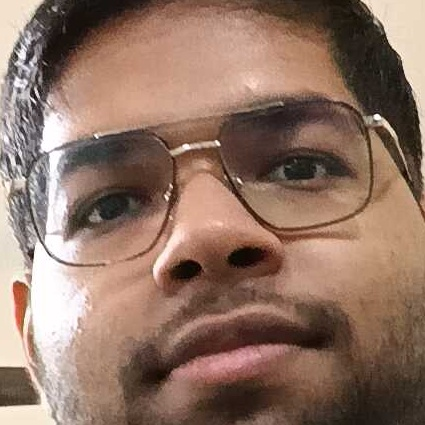
#> input picture project_face_detect/images/Chiru_12.jpg, 425 x 425 px; its folder holds only this picture in this run
$ jupyter execute --allow-errors consolidate_data.ipynb
#> lines starting #> are read from the running program, lines starting #| are printed output that depends on the picture
[cell 1]
import cv2
import os
import pickle
import numpy as np

data_dir = os.path.join(os.getcwd(),'data')
img_dir = os.path.join(os.getcwd(),'images')


image_data = []
labels = []

for i in os.listdir(img_dir):
    image = cv2.imread(os.path.join(img_dir,i))
#> image is the input picture: shape (425, 425, 3); mean B, G, R 100.2, 115.1, 143.7
    image = cv2.resize(image,(100,100))
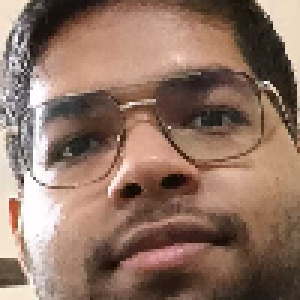
#> image: shape (100, 100, 3) (shown 3 times larger); mean B, G, R 100, 114.9, 143.5
    image = cv2.cvtColor(image,cv2.COLOR_BGR2GRAY)
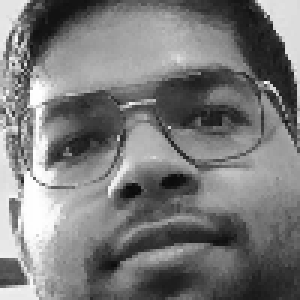
#> image: shape (100, 100) (shown 3 times larger); min 10, max 255, mean 121.8
    image_data.append(image)
    labels.append(str(i).split("_")[0])

image_data = np.array(image_data)
labels = np.array(labels)

print(image_data)
#> (printed output is left out)
print(labels)

import matplotlib.pyplot as plt
#> (the rest of this cell did not finish here and is left out)

$ run again, on project_face_detect/images/Chiru_36.jpg
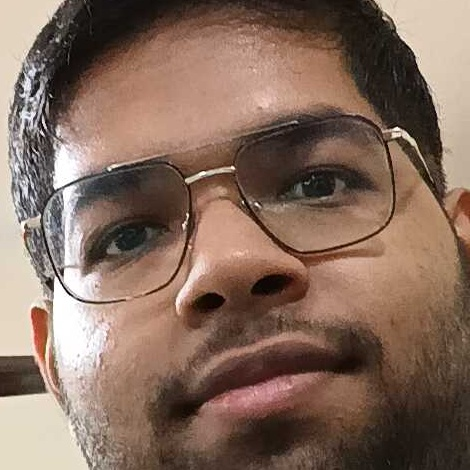
#> input picture project_face_detect/images/Chiru_36.jpg, 470 x 470 px
#> image is the input picture: shape (470, 470, 3); mean B, G, R 93.5, 107.8, 132.9
#> `image = cv2.resize(image,(100,100))`:
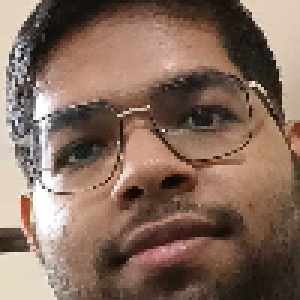
#> image: shape (100, 100, 3) (shown 3 times larger); mean B, G, R 93.3, 107.6, 132.8
#> `image = cv2.cvtColor(image,cv2.COLOR_BGR2GRAY)`:
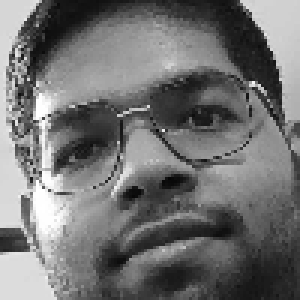
#> image: shape (100, 100) (shown 3 times larger); min 5, max 255, mean 113.5
#> (printed output is left out)

$ run again, on project_face_detect/images/Chiru_39.jpg
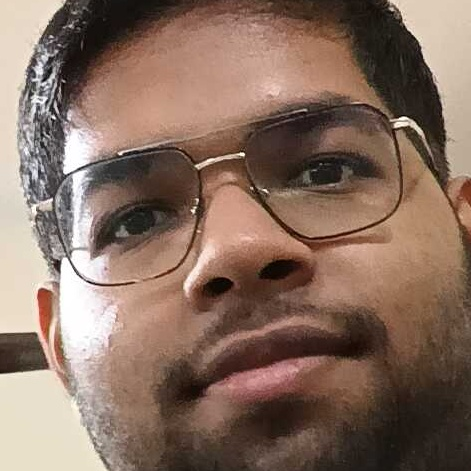
#> input picture project_face_detect/images/Chiru_39.jpg, 471 x 471 px
#> image is the input picture: shape (471, 471, 3); mean B, G, R 96.3, 110.2, 135.1
#> `image = cv2.resize(image,(100,100))`:
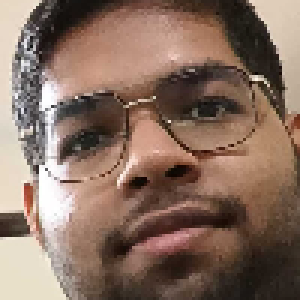
#> image: shape (100, 100, 3) (shown 3 times larger); mean B, G, R 96.2, 110.1, 135
#> `image = cv2.cvtColor(image,cv2.COLOR_BGR2GRAY)`:
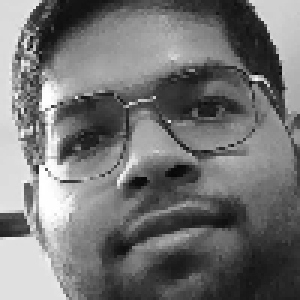
#> image: shape (100, 100) (shown 3 times larger); min 8, max 255, mean 116
#> (printed output is left out)

$ run again, on project_face_detect/images/Chiru_4.jpg
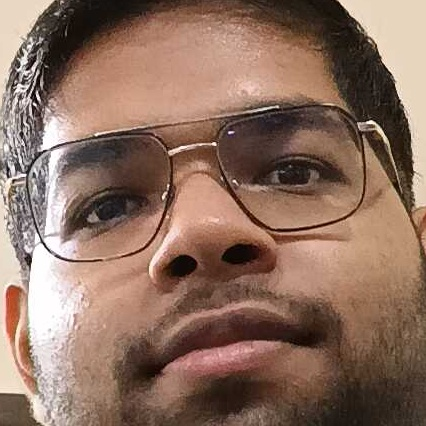
#> input picture project_face_detect/images/Chiru_4.jpg, 426 x 426 px
#> image is the input picture: shape (426, 426, 3); mean B, G, R 96.1, 111.3, 140.7
#> `image = cv2.resize(image,(100,100))`:
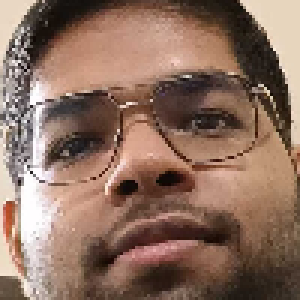
#> image: shape (100, 100, 3) (shown 3 times larger); mean B, G, R 95.8, 111, 140.5
#> `image = cv2.cvtColor(image,cv2.COLOR_BGR2GRAY)`:
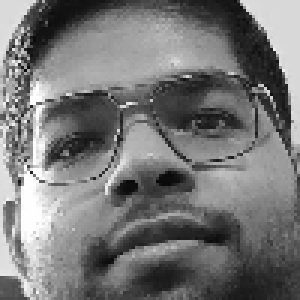
#> image: shape (100, 100) (shown 3 times larger); min 6, max 255, mean 118.1
#> (printed output is left out)

$ run again, on project_face_detect/images/Chiru_20.jpg
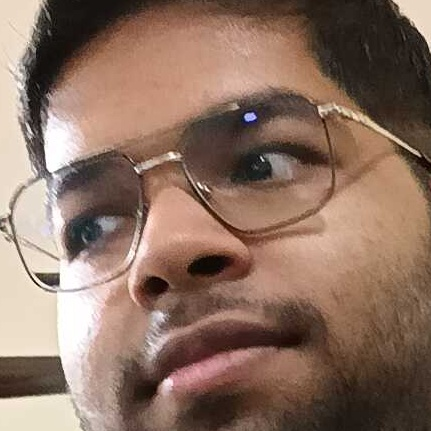
#> input picture project_face_detect/images/Chiru_20.jpg, 431 x 431 px
#> image is the input picture: shape (431, 431, 3); mean B, G, R 97.8, 112.7, 139.8
#> `image = cv2.resize(image,(100,100))`:
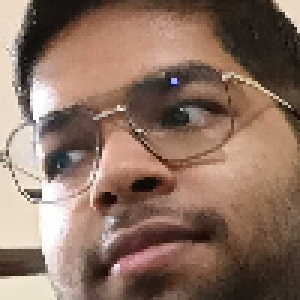
#> image: shape (100, 100, 3) (shown 3 times larger); mean B, G, R 97.7, 112.6, 139.8
#> `image = cv2.cvtColor(image,cv2.COLOR_BGR2GRAY)`:
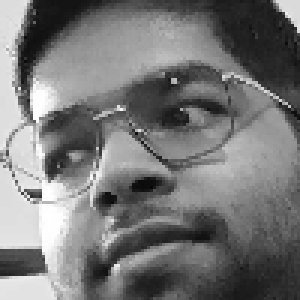
#> image: shape (100, 100) (shown 3 times larger); min 6, max 255, mean 119
#> (printed output is left out)
